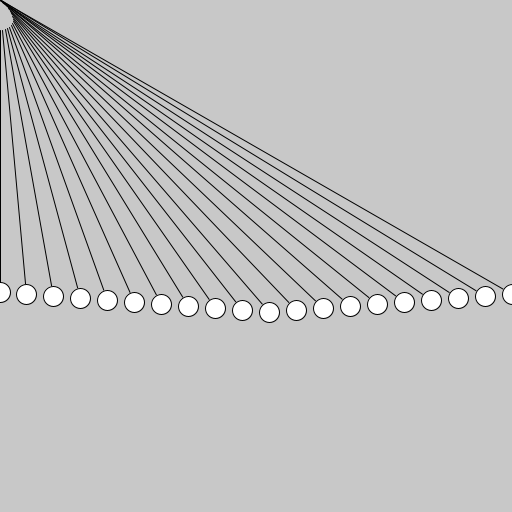
Frame 1 (no input)
Frame 60 (the mouse pressed at the canvas centre just before this capture): identical to frame 1, image omitted
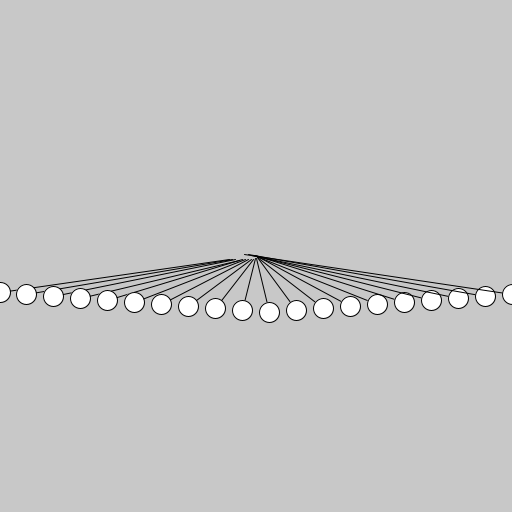
Frame 120 (the mouse held since frame 60 and released just before this capture)

The Processing sketch that drew these frames (run headless with seeded random() and noise(); from frame 60 on, the mouse is pressed at the canvas centre):

// Processing sketch: pract_4
// ── pract_4.pde
int row=20;
int boxWidth=20;

void setup() {
	size(512, 512);
}

void draw() {
	background(200);
	for (int i=0; i<row; i++) {
			float x=i*width/(row-1);
			float y=height-200-abs(row/2-i)*2;

			float diffX = mouseX-x;
			float diffY = mouseY-y;	

			float s=dist(mouseX, mouseY, diffX, diffY);	
			float tmp=map(s,-500,500,0.5,1);


			diffX*=tmp;
			diffY*=tmp;	

			println("s: "+s);
			line(x+diffX, y+diffY, x, y);
			ellipse(x, y, boxWidth, boxWidth);
		}	
}
